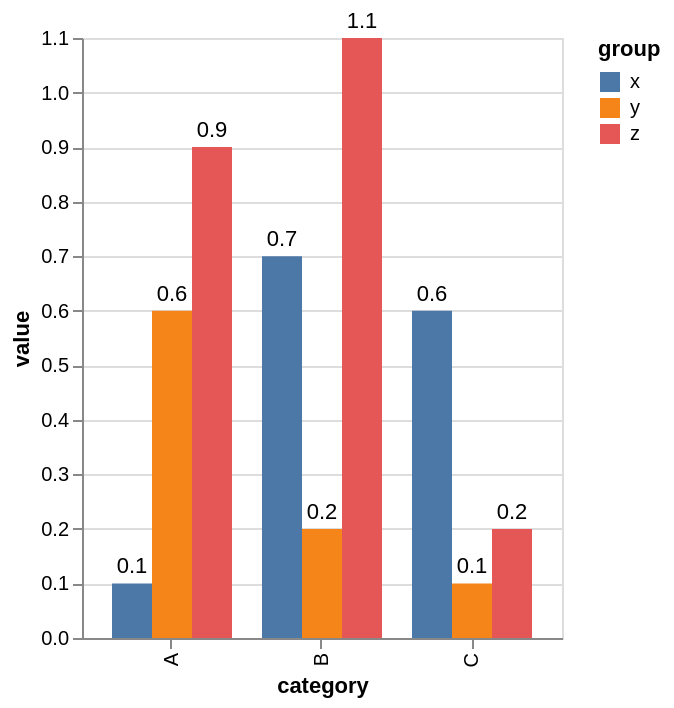

Express this chart as Vega-Lite.
### Vega specification from a JSON file in a GitHub repository (floating-point values rounded to 4 significant figures)
{"$schema": "https://vega.github.io/schema/vega/v5.json", "background": "white", "padding": 5, "height": 300, "style": "cell", "data": [{"name": "source_0", "values": [{"category": "A", "group": "x", "value": 0.1}, {"category": "A", "group": "y", "value": 0.6}, {"category": "A", "group": "z", "value": 0.9}, {"category": "B", "group": "x", "value": 0.7}, {"category": "B", "group": "y", "value": 0.2}, {"category": "B", "group": "z", "value": 1.1}, {"category": "C", "group": "x", "value": 0.6}, {"category": "C", "group": "y", "value": 0.1}, {"category": "C", "group": "z", "value": 0.2}]}, {"name": "data_0", "source": "source_0", "transform": [{"type": "formula", "expr": "datum.value/2", "as": "half"}]}, {"name": "data_1", "source": "data_0", "transform": [{"type": "stack", "groupby": ["category", "group"], "field": "value", "sort": {"field": [], "order": []}, "as": ["value_start", "value_end"], "offset": "zero"}, {"type": "filter", "expr": "isValid(datum[\"value\"]) && isFinite(+datum[\"value\"])"}]}, {"name": "data_2", "source": "data_0", "transform": [{"type": "filter", "expr": "isValid(datum[\"value\"]) && isFinite(+datum[\"value\"])"}]}], "signals": [{"name": "x_step", "update": "20 * bandspace(domain('xOffset').length, 0, 0) / (1-0.2)"}, {"name": "width", "update": "bandspace(domain('x').length, 0.2, 0.2) * x_step"}], "marks": [{"name": "layer_0_marks", "type": "rect", "style": ["bar"], "from": {"data": "data_1"}, "encode": {"update": {"fill": {"scale": "color", "field": "group"}, "ariaRoleDescription": {"value": "bar"}, "description": {"signal": "\"category: \" + (isValid(datum[\"category\"]) ? datum[\"category\"] : \"\"+datum[\"category\"]) + \"; value: \" + (format(datum[\"value\"], \"\")) + \"; group: \" + (isValid(datum[\"group\"]) ? datum[\"group\"] : \"\"+datum[\"group\"])"}, "x": {"scale": "x", "field": "category", "offset": {"scale": "xOffset", "field": "group"}}, "width": {"signal": "max(0.25, bandwidth('xOffset'))"}, "y": {"scale": "y", "field": "value_end"}, "y2": {"scale": "y", "field": "value_start"}}}}, {"name": "layer_1_marks", "type": "text", "style": ["text"], "from": {"data": "data_2"}, "encode": {"update": {"dy": {"value": -8}, "fill": {"value": "black"}, "description": {"signal": "\"category: \" + (isValid(datum[\"category\"]) ? datum[\"category\"] : \"\"+datum[\"category\"]) + \"; value: \" + (format(datum[\"value\"], \"\")) + \"; group: \" + (isValid(datum[\"group\"]) ? datum[\"group\"] : \"\"+datum[\"group\"])"}, "x": {"scale": "x", "field": "category", "offset": {"scale": "xOffset", "field": "group", "band": 0.5}}, "y": {"scale": "y", "field": "value"}, "text": {"signal": "format(datum[\"value\"], \"\")"}, "align": {"value": "center"}, "baseline": {"value": "middle"}}}}], "scales": [{"name": "x", "type": "band", "domain": {"fields": [{"data": "data_1", "field": "category"}, {"data": "data_2", "field": "category"}], "sort": true}, "range": {"step": {"signal": "x_step"}}, "paddingInner": 0.2, "paddingOuter": 0.2}, {"name": "y", "type": "linear", "domain": {"fields": [{"data": "data_1", "field": "value_start"}, {"data": "data_1", "field": "value_end"}, {"data": "data_2", "field": "value"}]}, "range": [{"signal": "height"}, 0], "nice": true, "zero": true}, {"name": "xOffset", "type": "band", "domain": {"fields": [{"data": "data_1", "field": "group"}, {"data": "data_2", "field": "group"}], "sort": true}, "range": {"step": 20}}, {"name": "color", "type": "ordinal", "domain": {"data": "data_1", "field": "group", "sort": true}, "range": "category"}], "axes": [{"scale": "y", "orient": "left", "gridScale": "x", "grid": true, "tickCount": {"signal": "ceil(height/40)"}, "domain": false, "labels": false, "aria": false, "maxExtent": 0, "minExtent": 0, "ticks": false, "zindex": 0}, {"scale": "x", "orient": "bottom", "grid": false, "title": "category", "labelAlign": "right", "labelAngle": 270, "labelBaseline": "middle", "zindex": 0}, {"scale": "y", "orient": "left", "grid": false, "title": "value", "labelOverlap": true, "tickCount": {"signal": "ceil(height/40)"}, "zindex": 0}], "legends": [{"fill": "color", "symbolType": "square", "title": "group"}]}
